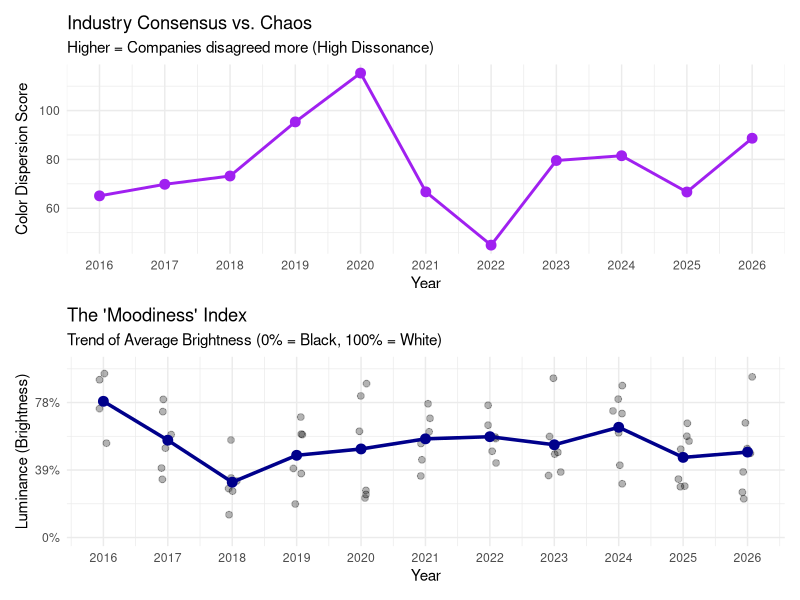

Source code (R):
## ---- chunk 1

library(ggplot2)
library(dplyr)
library(tidyr)
library(patchwork) # For combining plots

# 1. Setup Data (Cleaned & Accurate)
# We will filter out NAs for the calculation to be accurate
data_raw <- tribble(
  ~Year, ~Company, ~Hex,
  2026, "Pantone", "#F0EEE9", 2026, "Benj. Moore", "#4A413C", 2026, "Sherwin", "#BCA68E", 2026, "Behr", "#6A867F", 2026, "Valspar", "#7A8B78", 2026, "Dunn-Edw", "#2E4035", 2026, "Glidden", "#9D4A3C",
  2025, "Pantone", "#A47864", 2025, "Benj. Moore", "#AA8C96", 2025, "Sherwin", "#A3AF9D", 2025, "Behr", "#8A3324", 2025, "Valspar", "#2C5282", 2025, "Dunn-Edw", "#B58463", 2025, "Glidden", "#6A4B5F",
  2024, "Pantone", "#FFBE98", 2024, "Benj. Moore", "#5B6C91", 2024, "Sherwin", "#B4BEC3", 2024, "Behr", "#4E5052", 2024, "Valspar", "#97C5C9", 2024, "Dunn-Edw", "#7DA6B3", 2024, "Glidden", "#EFDECD",
  2023, "Pantone", "#BE3455", 2023, "Benj. Moore", "#D25A46", 2023, "Sherwin", "#AE8E7E", 2023, "Behr", "#F0ECE2", 2023, "Glidden", "#3A6A6C", 2023, "Dunn-Edw", "#A66E6A",
  2022, "Pantone", "#6667AB", 2022, "Benj. Moore", "#A3AA9E", 2022, "Sherwin", "#95978A", 2022, "Behr", "#B8CBC0", 2022, "Glidden", "#8C9C74", 2022, "Dunn-Edw", "#947B64",
  2021, "Pantone", "#C4BA4E", 2021, "Benj. Moore", "#647882", 2021, "Sherwin", "#545E60", 2021, "Behr", "#C09277", 2021, "Glidden", "#D0C5B3", 2021, "Dunn-Edw", "#7D8F9E",
  2020, "Pantone", "#0F4C81", 2020, "Benj. Moore", "#EBE1E1", 2020, "Sherwin", "#2F3D4C", 2020, "Behr", "#97A878", 2020, "Glidden", "#304B64", 2020, "Dunn-Edw", "#B6E0D2",
  2019, "Pantone", "#FF6F61", 2019, "Benj. Moore", "#AFB4B4", 2019, "Sherwin", "#D1866A", 2019, "Behr", "#4D6C8C", 2019, "Glidden", "#004746", 2019, "Dunn-Edw", "#8D4E3C",
  2018, "Pantone", "#5F4B8B", 2018, "Benj. Moore", "#AF2D2D", 2018, "Sherwin", "#195564", 2018, "Behr", "#7E9995", 2018, "Glidden", "#202226", 2018, "Dunn-Edw", "#3D4F46",
  2017, "Pantone", "#88B04B", 2017, "Benj. Moore", "#5F505F", 2017, "Sherwin", "#8C827D", 2017, "Behr", "#D5CDB5", 2017, "Glidden", "#7A5C6D", 2017, "Dunn-Edw", "#E3B668",
  2016, "Pantone", "#C4B9D0", 2016, "Benj. Moore", "#F3F4ED", 2016, "Sherwin", "#EDEAE0", 2016, "Glidden", "#7B9683"
)

# 2. Extract RGB & Luminance
get_vals <- function(hex) {
  rgb <- col2rgb(hex)
  # Standard Luminance formula (Perceived Brightness)
  lum <- (0.299 * rgb[1] + 0.587 * rgb[2] + 0.114 * rgb[3])
  c(R = rgb[1], G = rgb[2], B = rgb[3], Lum = lum)
}

df_vals <- cbind(data_raw, t(sapply(data_raw$Hex, get_vals)))

# 3. ANALYSIS A: CONSENSUS (Dispersion)
# Calculate the "Centroid" (Average Color) of each year, then avg distance from it
df_dispersion <- df_vals %>%
  group_by(Year) %>%
  summarise(
    Mean_R = mean(R), Mean_G = mean(G), Mean_B = mean(B)
  ) %>%
  inner_join(df_vals, by = "Year") %>%
  mutate(
    dist_from_mean = sqrt((R - Mean_R)^2 + (G - Mean_G)^2 + (B - Mean_B)^2)
  ) %>%
  group_by(Year) %>%
  summarise(Dispersion = mean(dist_from_mean))

# Plot A: The "Confusion" Chart
p1 <- ggplot(df_dispersion, aes(x = Year, y = Dispersion)) +
  geom_line(color = "purple", size = 1) +
  geom_point(size = 3, color = "purple") +
  scale_x_continuous(breaks = 2016:2026) +
  labs(title = "Industry Consensus vs. Chaos",
       subtitle = "Higher = Companies disagreed more (High Dissonance)",
       y = "Color Dispersion Score") +
  theme_minimal()

# 4. ANALYSIS B: LUMINANCE (Moodiness)
# Plot B: The "Light vs Dark" Chart
p2 <- ggplot(df_vals, aes(x = Year, y = Lum)) +
  # Add individual points
  geom_jitter(width = 0.1, size = 2, alpha = 0.3) +
  # Add trend line (Mean Luminance)
  stat_summary(fun = mean, geom = "line", color = "darkblue", size = 1.2, group = 1) +
  stat_summary(fun = mean, geom = "point", color = "darkblue", size = 3) +
  scale_x_continuous(breaks = 2016:2026) +
  scale_y_continuous(limits = c(0, 255), labels = function(x) paste0(round(x/2.55), "%")) +
  labs(title = "The 'Moodiness' Index",
       subtitle = "Trend of Average Brightness (0% = Black, 100% = White)",
       y = "Luminance (Brightness)") +
  theme_minimal()

# Combine plots (Requires 'patchwork' library)
p1 / p2
